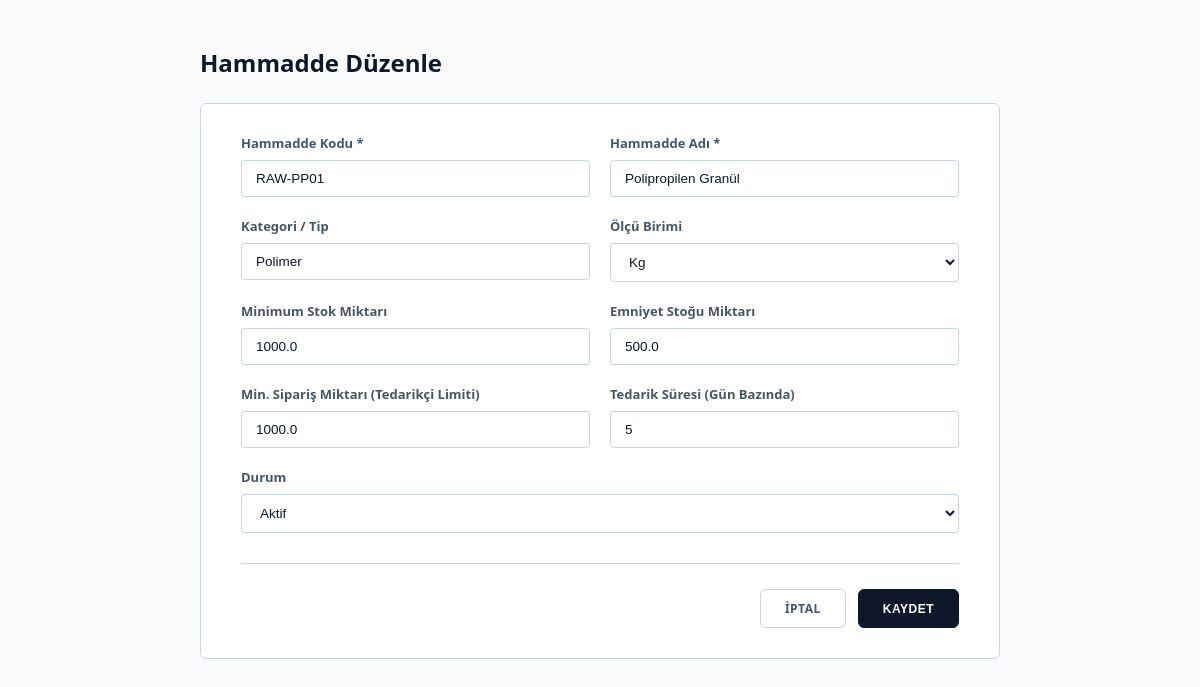
Screenshot of /raw-materials/1/edit with the database file from the repository.
### app/models.py (models this page shows)
class RawMaterial(Base):
    __tablename__ = "raw_materials"
    id: Mapped[int] = mapped_column(primary_key=True, index=True)
    material_code: Mapped[str] = mapped_column(String(50), unique=True, nullable=False, index=True) # Örn: RAW-PP01
    material_name: Mapped[str] = mapped_column(String(150), nullable=False)
    material_type: Mapped[str | None] = mapped_column(String(100), nullable=True) # Örn: Polimer, Boya
    unit: Mapped[str] = mapped_column(String(20), default="Kg", nullable=False) # Ölçü birimi
    min_stock: Mapped[float] = mapped_column(Float, default=0.0, nullable=False) # Minimum stok
    safety_stock: Mapped[float] = mapped_column(Float, default=0.0, nullable=False) # Emniyet stoğu
    min_order_qty: Mapped[float] = mapped_column(Float, default=0.0, nullable=False) # Minimum sipariş miktarı
    lead_time: Mapped[int] = mapped_column(Integer, default=0, nullable=False) # Tedarik süresi (gün)
    is_active: Mapped[bool] = mapped_column(Boolean, default=True, nullable=False)
    recipes = relationship("Recipe", back_populates="raw_material")
    stocks = relationship("WarehouseStock", back_populates="raw_material")

### app/main.py (the view)
@app.get("/raw-materials/{id}/edit", response_class=HTMLResponse)
def get_edit_raw_material_form(id: int, request: Request):
    db = SessionLocal()
    try:
        raw_material = db.query(models.RawMaterial).filter(models.RawMaterial.id == id).first()
    finally:
        db.close()
    return templates.TemplateResponse(
        request=request,
        name="raw_material_form.html",
        context={
            "title": "Hammadde Düzenle - Üretim Asistanım",
            "raw_material": raw_material
        }
    )

### app/templates/raw_material_form.html (shortened to what this page needs)
<!DOCTYPE html>
<html lang="tr">
<head>
</head>
<body>
    <div class="container">
        <h1>{% if raw_material %}Hammadde Düzenle{% else %}Yeni Hammadde Ekle{% endif %}</h1>
        <div class="form-container">
            <form method="post" action="{% if raw_material %}/raw-materials/{{ raw_material.id }}/edit{% else %}/raw-materials/new{% endif %}">
                <div class="form-grid">
                    <div class="form-group">
                        <label for="material_code">Hammadde Kodu *</label>
                        <input type="text" id="material_code" name="material_code"
                               placeholder="Örn: RAW-PP01" required
                               value="{{ raw_material.material_code if raw_material else '' }}">
                    </div>
                    <div class="form-group">
                        <label for="material_name">Hammadde Adı *</label>
                        <input type="text" id="material_name" name="material_name"
                               placeholder="Örn: Polipropilen Granül" required
                               value="{{ raw_material.material_name if raw_material else '' }}">
                    </div>
                    <div class="form-group">
                        <label for="material_type">Kategori / Tip</label>
                        <input type="text" id="material_type" name="material_type"
                               placeholder="Örn: Polimer, Boya, Ambalaj"
                               value="{{ raw_material.material_type if raw_material and raw_material.material_type else '' }}">
                    </div>
                    <div class="form-group">
                        <label for="unit">Ölçü Birimi</label>
                        <select id="unit" name="unit">
                            <option value="Kg" {% if raw_material and raw_material.unit == 'Kg' %}selected{% endif %}>Kg</option>
                        </select>
                    </div>
                    <div class="form-group">
                        <label for="min_stock">Minimum Stok Miktarı</label>
                        <input type="number" step="any" id="min_stock" name="min_stock"
                               placeholder="Örn: 10000"
                               value="{{ raw_material.min_stock if raw_material and raw_material.min_stock else '0' }}">
                    </div>
                    <div class="form-group">
                        <label for="safety_stock">Emniyet Stoğu Miktarı</label>
                        <input type="number" step="any" id="safety_stock" name="safety_stock"
                               placeholder="Örn: 2000"
                               value="{{ raw_material.safety_stock if raw_material and raw_material.safety_stock else '0' }}">
                    </div>
                    <div class="form-group">
                        <label for="min_order_qty">Min. Sipariş Miktarı (Tedarikçi Limiti)</label>
                        <input type="number" step="any" id="min_order_qty" name="min_order_qty"
                               placeholder="Örn: 5000"
                               value="{{ raw_material.min_order_qty if raw_material and raw_material.min_order_qty else '0' }}">
                    </div>
                    <div class="form-group">
                        <label for="lead_time">Tedarik Süresi (Gün Bazında)</label>
                        <input type="number" id="lead_time" name="lead_time"
                               placeholder="Örn: 5"
                               value="{{ raw_material.lead_time if raw_material and raw_material.lead_time else '0' }}">
                    </div>
                    {% if raw_material %}
                    <div class="form-group full-width">
                        <label for="is_active">Durum</label>
                        <select id="is_active" name="is_active">
                            <option value="true" {% if raw_material.is_active %}selected{% endif %}>Aktif</option>
                        </select>
                    </div>
                    {% endif %}
                </div>
                <div class="btn-group">
                    <a href="/raw-materials" class="btn-cancel">İptal</a>
                    <button type="submit" class="btn-save">Kaydet</button>
                </div>
            </form>
        </div>
    </div>
</body>
</html>

### app/templates/raw_material_form.html (style rules this page uses)
body { margin: 0; font-family: 'Segoe UI', Tahoma, Geneva, Verdana, sans-serif; background: #f8fafc; color: #0f172a; padding: 30px; }
.container { max-width: 800px; margin: 0 auto; box-sizing: border-box; }
h1 { color: #0f172a; font-size: 24px; font-weight: 800; margin-bottom: 24px; }
.form-container { background: white; padding: 30px 40px; border-radius: 6px; border: 1px solid #cbd5e1; box-shadow: 0 1px 3px rgba(0, 0, 0, 0.02); }
.form-grid { display: grid; grid-template-columns: 1fr 1fr; gap: 20px; margin-bottom: 30px; }
.form-group { display: flex; flex-direction: column; gap: 8px; }
.full-width { grid-column: span 2; }
label { font-size: 13px; color: #475569; font-weight: 700; }
input, select { padding: 10px 14px; border-radius: 4px; border: 1px solid #cbd5e1; font-size: 13.5px; color: #0f172a; background-color: #ffffff; outline: none; transition: all 0.2s ease; }
.btn-group { display: flex; justify-content: flex-end; gap: 12px; border-top: 1px solid #cbd5e1; padding-top: 25px; }
.btn-save { background-color: #0f172a; color: white; border: 1px solid #0f172a; padding: 10px 24px; border-radius: 6px; font-weight: 700; font-size: 12px; cursor: pointer; transition: all 0.2s ease; text-transform: uppercase; letter-spacing: 0.5px; }
.btn-cancel { background-color: white; color: #475569; text-decoration: none; padding: 10px 24px; border-radius: 6px; font-weight: 700; font-size: 12px; border: 1px solid #cbd5e1; transition: all 0.2s ease; text-align: center; text-transform: uppercase; letter-spacing: 0.5px; }

### rows the page displays
RawMaterial: material_code "RAW-PP01", material_name "Polipropilen Granül", material_type "Polimer", unit "Kg", min_stock "1000.0", safety_stock "500.0", min_order_qty "1000.0", lead_time "5", is_active "Aktif"
